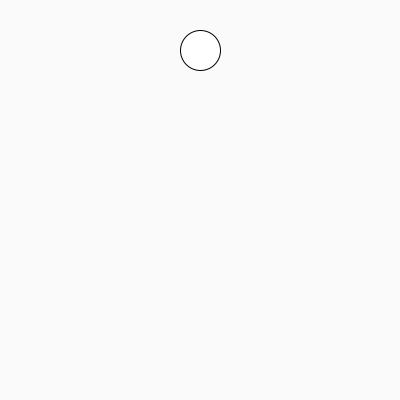
Frame 1 (no input)
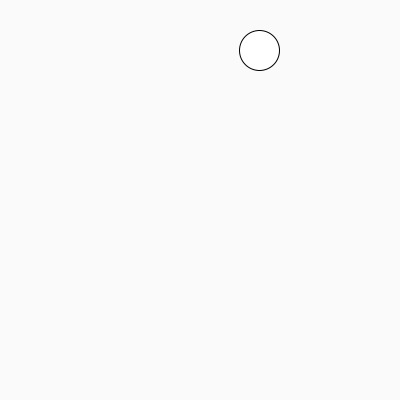
Frame 60 (the mouse pressed at the canvas centre just before this capture)
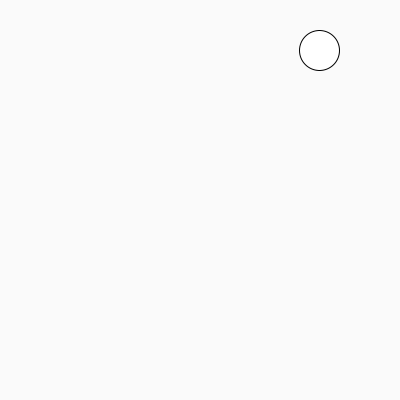
Frame 120 (the mouse held since frame 60 and released just before this capture)

The Processing sketch that drew these frames (run headless with seeded random() and noise(); from frame 60 on, the mouse is pressed at the canvas centre):

// Processing sketch: four_directional_ball
// ── four_directional_ball.pde
int x1 = 200;
int x2 = 1;

void setup(){
 size(400,400);
}

void draw(){
 background(250);
 ellipse(x1, 50, 40, 40);
 x1=x1+x2;
 if (x1>width-20 || x1<20){
   x2=-x2;
 }
}
